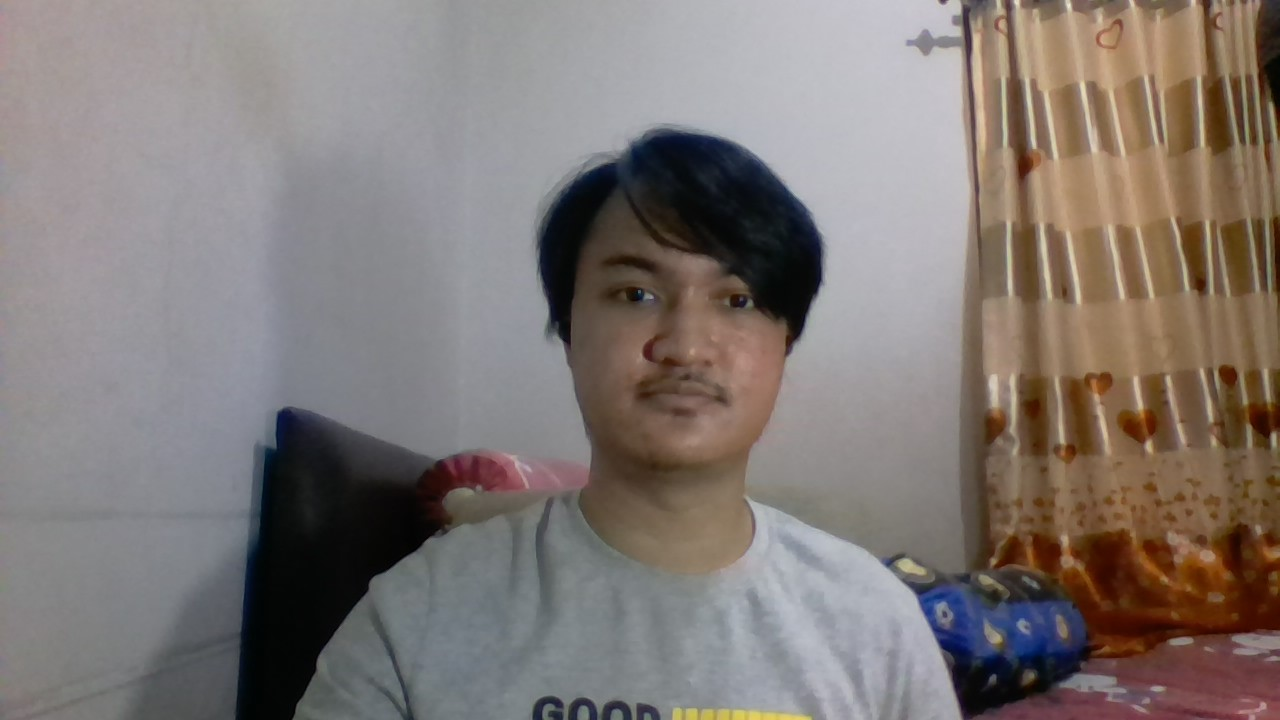
#> input picture Pujo_diam.jpg, 1280 x 720 px
$ python experiment.py   (older library calls are emulated)
#> lines starting #> are read from the running program, lines starting #| are printed output that depends on the picture; after the words box and inside, x2 and y2 are one past the last pixel; in counts of white or black regions, pixels touching at a corner belong together
### motion/functions.py
import numpy as np
import matplotlib
import matplotlib.pyplot as plt
# matplotlib.use( 'tkagg' )

def bgr2gray(img):
    """
    Transform image into grayscale
    """
    gray_w = [0.59, 0.11, 0.3]
    gray_img = img @ gray_w
    return gray_img

def show_img(img, cmap=None):
    """
    Display Image
    """
    plt.imshow(img, cmap=cmap)
    plt.show()

# [31 lines left out: functions log_transform, s_frame_difference, m_frame_difference, not called in this run]

### motion/morphology.py
import numpy as np

def dilate_opt(a,b):
    """
    Dilation operation to expand the masked image
    """
    res = np.logical_and(a,b).astype(int)
    return int(res.any())

def erode_opt(a,b):
    """
    Erotion function to do erotic....I mean to reduce the masked image
    """
    mask = a==1
    a = a[mask]
    b = b[mask]
    res = np.logical_and(a,b)
    # print(res)
    return int(res.all())

def convolution(image, kernel, dilate=False, erode=False):
    """
    Hard-coded-modified-operation convolution function
    """
    if dilate and erode:
        raise ValueError("Can't do dilation and erotion at the same time")
    if not dilate and not erode:
        raise ValueError("Dude, really? At least do dilation or erotion")

    # get the kernel and image shape
    image_row, image_col = image.shape
    kernel_row, kernel_col = kernel.shape

    # output image/array
    output = np.zeros(image.shape)

    # add padding to input
    pad_height = int(np.ceil((kernel_row - 1) / 2))
    pad_width = int(np.ceil((kernel_col - 1) / 2))
    img_pad = np.zeros((image_row + (2 * pad_height), image_col + (2 * pad_width)))
    img_pad[pad_height:img_pad.shape[0] - pad_height, pad_width:img_pad.shape[1] - pad_width] = image.copy()

    # the convolution
    for row in range(image_row):
        for col in range(image_col):
            b = img_pad[row:row + kernel_row, col:col + kernel_col]
            if dilate:
                output[row, col] = dilate_opt(kernel,b)
            else :
                output[row, col] = erode_opt(kernel,b)

    return output

def opening(image, kernel):
    """
    Opening for reducing the so-called noise
    """
    eroded_img = convolution(image, kernel, erode=True)
    final_img = convolution(eroded_img, kernel, dilate=True)

    return final_img

# [8 lines left out: function closing, not called in this run]

### motion/kernel.py
import numpy as np

def cross(size):
    """
    Create cross-shaped kernel/filter
    """
    kernel = np.zeros((size, size))
    mid = int(size / 2.0)

    kernel[mid] = np.ones(size)
    kernel[:, mid] = 1

    return kernel


def generate_kernel(size, kind=None):
    """
    To generate kernel
    """
    if size%2 == 0:
        raise ValueError("Well, it's not like the size can't be even, but just try something odd, baka")

    kinds = ['square', 'cross']
    if kind not in kinds:
        raise ValueError("Unrecognized kind {}, try something between {}".format(kind, kinds))

    this_kernel = np.ones((size,size), dtype=np.int) if kind == kinds[0] else cross(size)
    return this_kernel

### experiment.py
from cv2 import imread, cvtColor, resize, INTER_CUBIC, COLOR_BGR2RGB
import numpy as np
import time
from motion.kernel import generate_kernel
from motion.morphology import opening, convolution
from motion.functions import bgr2gray, show_img

# [31 lines of commented-out code are left out]

def main():
    """
    Tolong eksperimen disini, trims
    """
    start_p = time.time()
    img_bg = imread("Pujo_diam.jpg")
#> img_bg is the input picture: shape (720, 1280, 3); mean B, G, R 116.4, 120, 128.4
    img_fg = imread("Pujo_tangan.jpg")
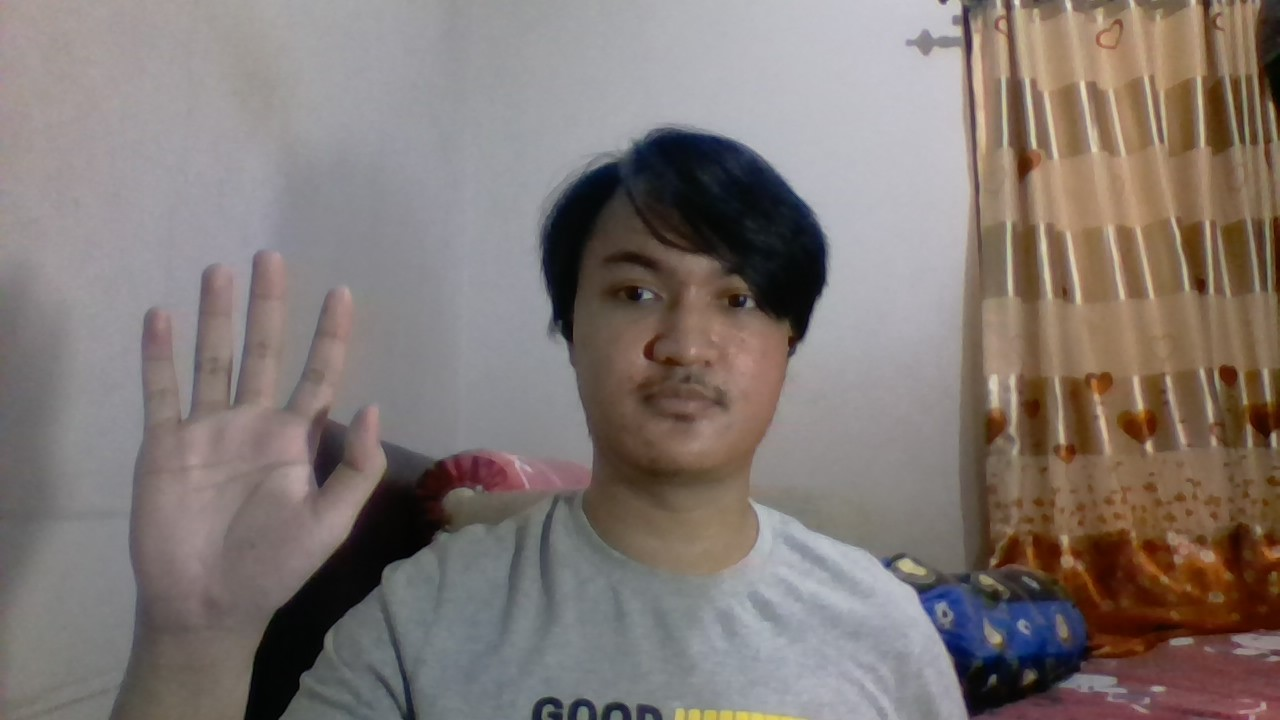
#> input picture Pujo_tangan.jpg, 1280 x 720 px
#> img_fg is the input picture: shape (720, 1280, 3); mean B, G, R 115.3, 119.5, 129.4
    # print(type(img_fg))

    dim = (256,144)
    img_bg = resize(img_bg, dim, interpolation=INTER_CUBIC)
#> img_bg: shape (144, 256, 3)
    img_fg = resize(img_fg, dim, interpolation=INTER_CUBIC)
#> img_fg: shape (144, 256, 3)

    gray_img_bg = bgr2gray(img_bg)
    gray_img_fg = bgr2gray(img_fg)
#> in bgr2gray (call 2), `gray_img = img @ gray_w`:
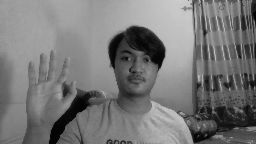
#> gray_img: shape (144, 256) float64; min 0.11, max 211.3, mean 120

    # [9 lines of commented-out code are left out]
    img_diff = np.maximum(0, np.abs(gray_img_fg - gray_img_bg))
    # edges = cv2.Canny(img_diff,100,200)
    img_diff = (img_diff > 20).astype(int)
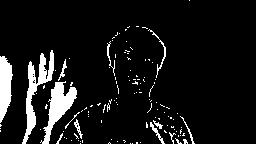
#> img_diff: shape (144, 256) int64; values 0 (black) and 1 (white), 8.7% white; 122 white regions (109 under 20 px), largest, box (x1, y1, x2, y2) and area: (22, 50, 54, 144) 879, (40, 81, 77, 144) 849, (0, 56, 13, 123) 614
    # print(np.max(img_diff))

    start_m = time.time()
    open_k = generate_kernel(5, 'cross')
    open_img = opening(img_diff, open_k)
#> in convolution, `img_pad[pad_height:img_pad.shape[0] - pad_height, pad_width:img_pad.sh..`: img_pad: shape (148, 260) float64; values 0 (black) and 1 (white), 8.3% white; 122 white regions (109 under 20 px), largest, box (x1, y1, x2, y2) and area: (24, 52, 56, 146) 879, (42, 83, 79, 146) 849, (2, 58, 15, 125) 614
#> after the loop in convolution, `for row in range(image_row):`: output: shape (144, 256) float64; values 0 (black) and 1 (white), 3.2% white; 12 white regions (7 under 20 px), largest, box (x1, y1, x2, y2) and area: (45, 84, 75, 142) 525, (2, 58, 11, 116) 353, (27, 83, 36, 135) 163, (40, 57, 46, 82) 69, (30, 66, 33, 81) 34
#> call 2 of convolution, with kernel = array of shape (5, 5), dilate = True, erode = False
#> in convolution (call 2), `img_pad[pad_height:img_pad.shape[0] - pad_height, pad_width:img_pad.sh..`: img_pad: shape (148, 260) float64; values 0 (black) and 1 (white), 3% white; 12 white regions (7 under 20 px), largest, box (x1, y1, x2, y2) and area: (47, 86, 77, 144) 525, (4, 60, 13, 118) 353, (29, 85, 38, 137) 163, (42, 59, 48, 84) 69, (32, 68, 35, 83) 34
#> after the loop in convolution (call 2), `for row in range(image_row):`:
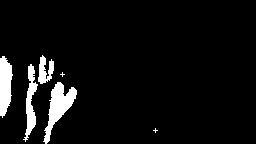
#> output: shape (144, 256) float64; values 0 (black) and 1 (white), 5.9% white; 6 white regions (2 under 20 px), largest, box (x1, y1, x2, y2) and area: (43, 82, 77, 144) 811, (0, 56, 13, 118) 594, (23, 64, 38, 142) 495, (38, 55, 54, 84) 273
    dilate_k = generate_kernel(5, 'square')
    dilate_img = convolution(open_img, dilate_k, dilate=True)
#> call 3 of convolution, with kernel = array of shape (5, 5), dilate = True, erode = False
#> in convolution (call 3), `img_pad[pad_height:img_pad.shape[0] - pad_height, pad_width:img_pad.sh..`: img_pad: shape (148, 260) float64; values 0 (black) and 1 (white), 5.7% white; 6 white regions (2 under 20 px), largest, box (x1, y1, x2, y2) and area: (45, 84, 79, 146) 811, (2, 58, 15, 120) 594, (25, 66, 40, 144) 495, (40, 57, 56, 86) 273
#> after the loop in convolution (call 3), `for row in range(image_row):`:
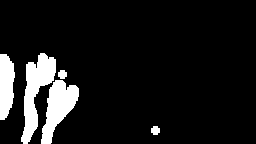
#> output: shape (144, 256) float64; values 0 (black) and 1 (white), 9.8% white; 5 white regions, box (x1, y1, x2, y2) and area: (21, 53, 56, 144) 1442, (41, 80, 79, 144) 1248, (0, 54, 15, 120) 793, (58, 70, 67, 79) 65, (151, 126, 160, 135) 65
    end_m = time.time()

    img_fg = cvtColor(img_fg, COLOR_BGR2RGB)
    # show_img(img_fg)

    mask = (dilate_img - open_img).astype(bool)
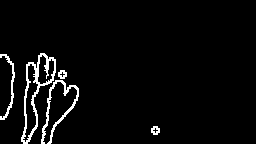
#> mask: shape (144, 256) bool; 3.9% white in thin lines or dots, all inside (x1, y1, x2, y2) = (0, 53, 160, 144)
    line_color = [0,0,150]
    img_fg[mask] = line_color
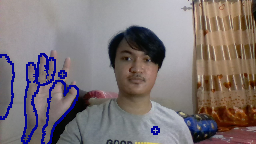
#> img_fg: shape (144, 256, 3); mean R, G, B 125, 115.3, 116.9
    end_p = time.time()

    print("Morphological process takes {}s".format(end_m-start_m))
    print("It takes {}s for the program to run".format(end_p - start_p))
    # print("Line image content: {}".format(np.unique(mask)))
    show_img(img_diff, cmap='gray')
    # show_img(open_img, cmap='gray')
    # show_img(dilate_img, cmap='gray')
    # show_img(mask, cmap='gray')
    show_img(img_fg)
    # show_img(edges, cmap='gray')

if __name__ == "__main__":
    main()
